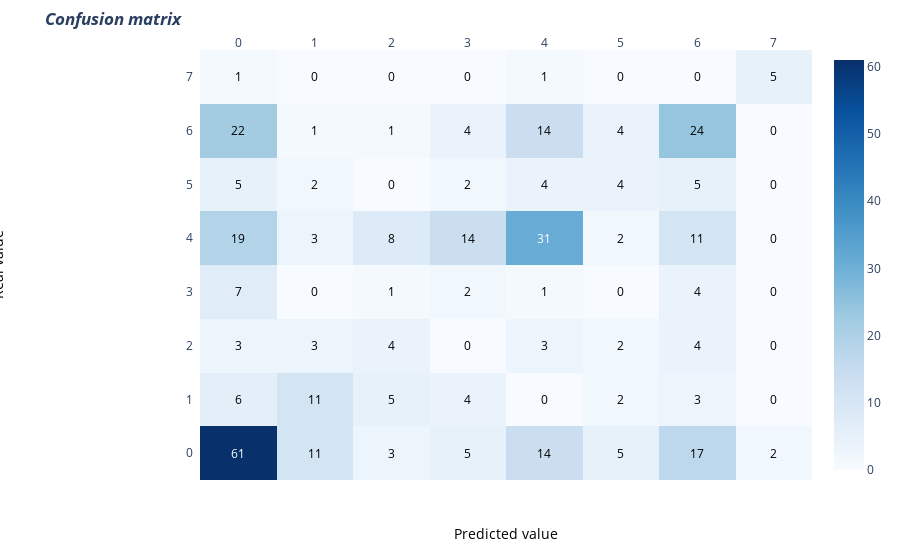
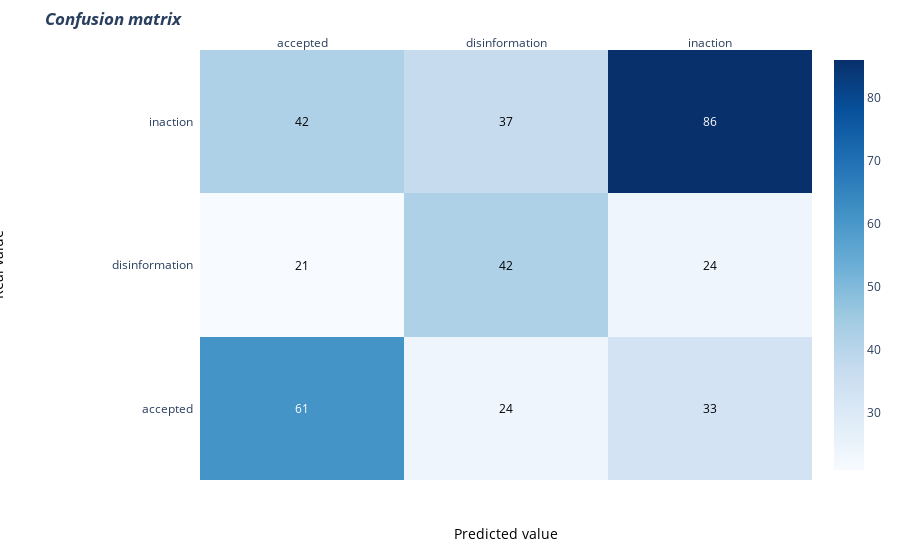

Notebook code for these charts, in order:
### Code cell
display(plot_confusion_matrix(cm, labels=None, title='Confusion Matrix', cmap='Blues'))
display(plot_confusion_matrix(cm_macro, labels=["accepted", "disinformation", "inaction"], title='Confusion Matrix', cmap='Blues'))

### Figure 1 — Plotly figure (JSON) as saved in the notebook; plotly's stock layout.template omitted (floating-point values rounded to 4 significant figures)
{"data": [{"colorscale": [[0, "rgb(247,251,255)"], [0.125, "rgb(222,235,247)"], [0.25, "rgb(198,219,239)"], [0.375, "rgb(158,202,225)"], [0.5, "rgb(107,174,214)"], [0.625, "rgb(66,146,198)"], [0.75, "rgb(33,113,181)"], [0.875, "rgb(8,81,156)"], [1, "rgb(8,48,107)"]], "reversescale": false, "showscale": true, "type": "heatmap", "x": ["0", "1", "2", "3", "4", "5", "6", "7"], "y": ["0", "1", "2", "3", "4", "5", "6", "7"], "z": [[61, 11, 3, 5, 14, 5, 17, 2], [6, 11, 5, 4, 0, 2, 3, 0], [3, 3, 4, 0, 3, 2, 4, 0], [7, 0, 1, 2, 1, 0, 4, 0], [19, 3, 8, 14, 31, 2, 11, 0], [5, 2, 0, 2, 4, 4, 5, 0], [22, 1, 1, 4, 14, 4, 24, 0], [1, 0, 0, 0, 1, 0, 0, 5]]}], "layout": {"annotations": [{"font": {"color": "#FFFFFF"}, "showarrow": false, "text": "61", "x": "0", "xref": "x", "y": "0", "yref": "y"}, {"font": {"color": "#000000"}, "showarrow": false, "text": "11", "x": "1", "xref": "x", "y": "0", "yref": "y"}, {"font": {"color": "#000000"}, "showarrow": false, "text": "3", "x": "2", "xref": "x", "y": "0", "yref": "y"}, {"font": {"color": "#000000"}, "showarrow": false, "text": "5", "x": "3", "xref": "x", "y": "0", "yref": "y"}, {"font": {"color": "#000000"}, "showarrow": false, "text": "14", "x": "4", "xref": "x", "y": "0", "yref": "y"}, {"font": {"color": "#000000"}, "showarrow": false, "text": "5", "x": "5", "xref": "x", "y": "0", "yref": "y"}, {"font": {"color": "#000000"}, "showarrow": false, "text": "17", "x": "6", "xref": "x", "y": "0", "yref": "y"}, {"font": {"color": "#000000"}, "showarrow": false, "text": "2", "x": "7", "xref": "x", "y": "0", "yref": "y"}, {"font": {"color": "#000000"}, "showarrow": false, "text": "6", "x": "0", "xref": "x", "y": "1", "yref": "y"}, {"font": {"color": "#000000"}, "showarrow": false, "text": "11", "x": "1", "xref": "x", "y": "1", "yref": "y"}, {"font": {"color": "#000000"}, "showarrow": false, "text": "5", "x": "2", "xref": "x", "y": "1", "yref": "y"}, {"font": {"color": "#000000"}, "showarrow": false, "text": "4", "x": "3", "xref": "x", "y": "1", "yref": "y"}, {"font": {"color": "#000000"}, "showarrow": false, "text": "0", "x": "4", "xref": "x", "y": "1", "yref": "y"}, {"font": {"color": "#000000"}, "showarrow": false, "text": "2", "x": "5", "xref": "x", "y": "1", "yref": "y"}, {"font": {"color": "#000000"}, "showarrow": false, "text": "3", "x": "6", "xref": "x", "y": "1", "yref": "y"}, {"font": {"color": "#000000"}, "showarrow": false, "text": "0", "x": "7", "xref": "x", "y": "1", "yref": "y"}, {"font": {"color": "#000000"}, "showarrow": false, "text": "3", "x": "0", "xref": "x", "y": "2", "yref": "y"}, {"font": {"color": "#000000"}, "showarrow": false, "text": "3", "x": "1", "xref": "x", "y": "2", "yref": "y"}, {"font": {"color": "#000000"}, "showarrow": false, "text": "4", "x": "2", "xref": "x", "y": "2", "yref": "y"}, {"font": {"color": "#000000"}, "showarrow": false, "text": "0", "x": "3", "xref": "x", "y": "2", "yref": "y"}, {"font": {"color": "#000000"}, "showarrow": false, "text": "3", "x": "4", "xref": "x", "y": "2", "yref": "y"}, {"font": {"color": "#000000"}, "showarrow": false, "text": "2", "x": "5", "xref": "x", "y": "2", "yref": "y"}, {"font": {"color": "#000000"}, "showarrow": false, "text": "4", "x": "6", "xref": "x", "y": "2", "yref": "y"}, {"font": {"color": "#000000"}, "showarrow": false, "text": "0", "x": "7", "xref": "x", "y": "2", "yref": "y"}, {"font": {"color": "#000000"}, "showarrow": false, "text": "7", "x": "0", "xref": "x", "y": "3", "yref": "y"}, {"font": {"color": "#000000"}, "showarrow": false, "text": "0", "x": "1", "xref": "x", "y": "3", "yref": "y"}, {"font": {"color": "#000000"}, "showarrow": false, "text": "1", "x": "2", "xref": "x", "y": "3", "yref": "y"}, {"font": {"color": "#000000"}, "showarrow": false, "text": "2", "x": "3", "xref": "x", "y": "3", "yref": "y"}, {"font": {"color": "#000000"}, "showarrow": false, "text": "1", "x": "4", "xref": "x", "y": "3", "yref": "y"}, {"font": {"color": "#000000"}, "showarrow": false, "text": "0", "x": "5", "xref": "x", "y": "3", "yref": "y"}, {"font": {"color": "#000000"}, "showarrow": false, "text": "4", "x": "6", "xref": "x", "y": "3", "yref": "y"}, {"font": {"color": "#000000"}, "showarrow": false, "text": "0", "x": "7", "xref": "x", "y": "3", "yref": "y"}, {"font": {"color": "#000000"}, "showarrow": false, "text": "19", "x": "0", "xref": "x", "y": "4", "yref": "y"}, {"font": {"color": "#000000"}, "showarrow": false, "text": "3", "x": "1", "xref": "x", "y": "4", "yref": "y"}, {"font": {"color": "#000000"}, "showarrow": false, "text": "8", "x": "2", "xref": "x", "y": "4", "yref": "y"}, {"font": {"color": "#000000"}, "showarrow": false, "text": "14", "x": "3", "xref": "x", "y": "4", "yref": "y"}, {"font": {"color": "#FFFFFF"}, "showarrow": false, "text": "31", "x": "4", "xref": "x", "y": "4", "yref": "y"}, {"font": {"color": "#000000"}, "showarrow": false, "text": "2", "x": "5", "xref": "x", "y": "4", "yref": "y"}, {"font": {"color": "#000000"}, "showarrow": false, "text": "11", "x": "6", "xref": "x", "y": "4", "yref": "y"}, {"font": {"color": "#000000"}, "showarrow": false, "text": "0", "x": "7", "xref": "x", "y": "4", "yref": "y"}, {"font": {"color": "#000000"}, "showarrow": false, "text": "5", "x": "0", "xref": "x", "y": "5", "yref": "y"}, {"font": {"color": "#000000"}, "showarrow": false, "text": "2", "x": "1", "xref": "x", "y": "5", "yref": "y"}, {"font": {"color": "#000000"}, "showarrow": false, "text": "0", "x": "2", "xref": "x", "y": "5", "yref": "y"}, {"font": {"color": "#000000"}, "showarrow": false, "text": "2", "x": "3", "xref": "x", "y": "5", "yref": "y"}, {"font": {"color": "#000000"}, "showarrow": false, "text": "4", "x": "4", "xref": "x", "y": "5", "yref": "y"}, {"font": {"color": "#000000"}, "showarrow": false, "text": "4", "x": "5", "xref": "x", "y": "5", "yref": "y"}, {"font": {"color": "#000000"}, "showarrow": false, "text": "5", "x": "6", "xref": "x", "y": "5", "yref": "y"}, {"font": {"color": "#000000"}, "showarrow": false, "text": "0", "x": "7", "xref": "x", "y": "5", "yref": "y"}, {"font": {"color": "#000000"}, "showarrow": false, "text": "22", "x": "0", "xref": "x", "y": "6", "yref": "y"}, {"font": {"color": "#000000"}, "showarrow": false, "text": "1", "x": "1", "xref": "x", "y": "6", "yref": "y"}, {"font": {"color": "#000000"}, "showarrow": false, "text": "1", "x": "2", "xref": "x", "y": "6", "yref": "y"}, {"font": {"color": "#000000"}, "showarrow": false, "text": "4", "x": "3", "xref": "x", "y": "6", "yref": "y"}, {"font": {"color": "#000000"}, "showarrow": false, "text": "14", "x": "4", "xref": "x", "y": "6", "yref": "y"}, {"font": {"color": "#000000"}, "showarrow": false, "text": "4", "x": "5", "xref": "x", "y": "6", "yref": "y"}, {"font": {"color": "#000000"}, "showarrow": false, "text": "24", "x": "6", "xref": "x", "y": "6", "yref": "y"}, {"font": {"color": "#000000"}, "showarrow": false, "text": "0", "x": "7", "xref": "x", "y": "6", "yref": "y"}, {"font": {"color": "#000000"}, "showarrow": false, "text": "1", "x": "0", "xref": "x", "y": "7", "yref": "y"}, {"font": {"color": "#000000"}, "showarrow": false, "text": "0", "x": "1", "xref": "x", "y": "7", "yref": "y"}, {"font": {"color": "#000000"}, "showarrow": false, "text": "0", "x": "2", "xref": "x", "y": "7", "yref": "y"}, {"font": {"color": "#000000"}, "showarrow": false, "text": "0", "x": "3", "xref": "x", "y": "7", "yref": "y"}, {"font": {"color": "#000000"}, "showarrow": false, "text": "1", "x": "4", "xref": "x", "y": "7", "yref": "y"}, {"font": {"color": "#000000"}, "showarrow": false, "text": "0", "x": "5", "xref": "x", "y": "7", "yref": "y"}, {"font": {"color": "#000000"}, "showarrow": false, "text": "0", "x": "6", "xref": "x", "y": "7", "yref": "y"}, {"font": {"color": "#000000"}, "showarrow": false, "text": "5", "x": "7", "xref": "x", "y": "7", "yref": "y"}, {"font": {"color": "black", "size": 14}, "showarrow": false, "text": "Predicted value", "x": 0.5, "xref": "paper", "y": -0.15, "yref": "paper"}, {"font": {"color": "black", "size": 14}, "showarrow": false, "text": "Real value", "textangle": -90, "x": -0.35, "xref": "paper", "y": 0.5, "yref": "paper"}], "margin": {"l": 200, "t": 50}, "title": {"text": "<i><b>Confusion matrix</b></i>"}, "xaxis": {"dtick": 1, "gridcolor": "rgb(0, 0, 0)", "side": "top", "ticks": ""}, "yaxis": {"dtick": 1, "ticks": "", "ticksuffix": "  "}}}

### Figure 2 — Plotly figure (JSON) as saved in the notebook; plotly's stock layout.template omitted (floating-point values rounded to 4 significant figures)
{"data": [{"colorscale": [[0, "rgb(247,251,255)"], [0.125, "rgb(222,235,247)"], [0.25, "rgb(198,219,239)"], [0.375, "rgb(158,202,225)"], [0.5, "rgb(107,174,214)"], [0.625, "rgb(66,146,198)"], [0.75, "rgb(33,113,181)"], [0.875, "rgb(8,81,156)"], [1, "rgb(8,48,107)"]], "reversescale": false, "showscale": true, "type": "heatmap", "x": ["accepted", "disinformation", "inaction"], "y": ["accepted", "disinformation", "inaction"], "z": [[61, 24, 33], [21, 42, 24], [42, 37, 86]]}], "layout": {"annotations": [{"font": {"color": "#FFFFFF"}, "showarrow": false, "text": "61", "x": "accepted", "xref": "x", "y": "accepted", "yref": "y"}, {"font": {"color": "#000000"}, "showarrow": false, "text": "24", "x": "disinformation", "xref": "x", "y": "accepted", "yref": "y"}, {"font": {"color": "#000000"}, "showarrow": false, "text": "33", "x": "inaction", "xref": "x", "y": "accepted", "yref": "y"}, {"font": {"color": "#000000"}, "showarrow": false, "text": "21", "x": "accepted", "xref": "x", "y": "disinformation", "yref": "y"}, {"font": {"color": "#000000"}, "showarrow": false, "text": "42", "x": "disinformation", "xref": "x", "y": "disinformation", "yref": "y"}, {"font": {"color": "#000000"}, "showarrow": false, "text": "24", "x": "inaction", "xref": "x", "y": "disinformation", "yref": "y"}, {"font": {"color": "#000000"}, "showarrow": false, "text": "42", "x": "accepted", "xref": "x", "y": "inaction", "yref": "y"}, {"font": {"color": "#000000"}, "showarrow": false, "text": "37", "x": "disinformation", "xref": "x", "y": "inaction", "yref": "y"}, {"font": {"color": "#FFFFFF"}, "showarrow": false, "text": "86", "x": "inaction", "xref": "x", "y": "inaction", "yref": "y"}, {"font": {"color": "black", "size": 14}, "showarrow": false, "text": "Predicted value", "x": 0.5, "xref": "paper", "y": -0.15, "yref": "paper"}, {"font": {"color": "black", "size": 14}, "showarrow": false, "text": "Real value", "textangle": -90, "x": -0.35, "xref": "paper", "y": 0.5, "yref": "paper"}], "margin": {"l": 200, "t": 50}, "title": {"text": "<i><b>Confusion matrix</b></i>"}, "xaxis": {"dtick": 1, "gridcolor": "rgb(0, 0, 0)", "side": "top", "ticks": ""}, "yaxis": {"dtick": 1, "ticks": "", "ticksuffix": "  "}}}
